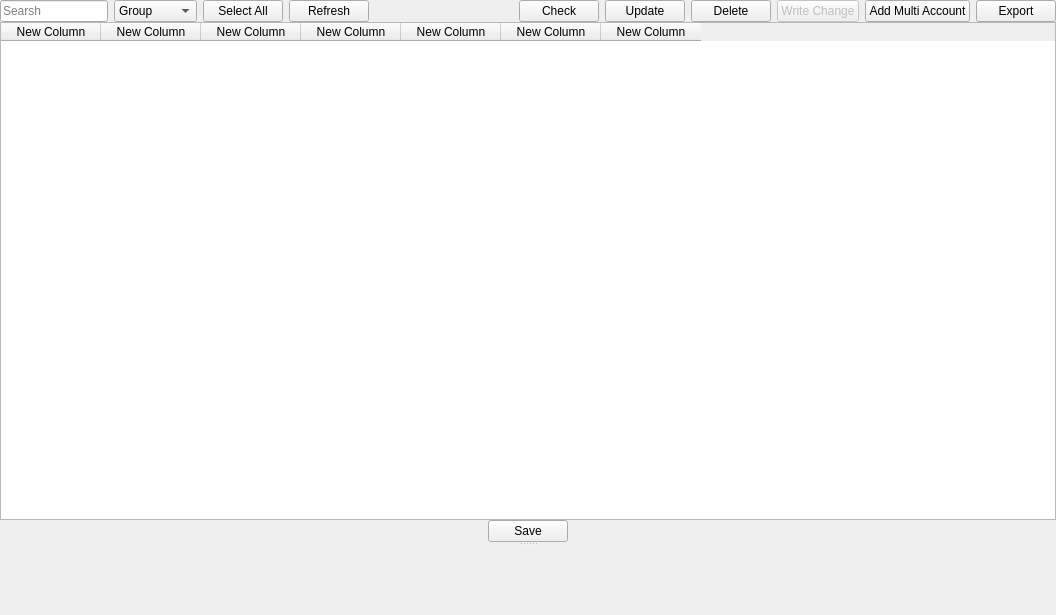
<?xml version="1.0" encoding="UTF-8"?>
<ui version="4.0">
 <class>Form</class>
 <widget class="QWidget" name="Form">
  <property name="enabled">
   <bool>true</bool>
  </property>
  <property name="geometry">
   <rect>
    <x>0</x>
    <y>0</y>
    <width>1056</width>
    <height>615</height>
   </rect>
  </property>
  <property name="windowTitle">
   <string>Form</string>
  </property>
  <property name="styleSheet">
   <string notr="true">QPushButton l{
		border:none;
		border-radius: 3px;
		text-align: left;
		padding: 8px 0 8px 15px;
		color: #788596;
	}

	QPushButton:hover {
		background-color: rgba( 86, 101, 115, 0.5);
	}

	QPushButton:checked {
		color: #fff;
	}
QScrollArea{
border: none;
}</string>
  </property>
  <layout class="QGridLayout" name="gridLayout">
   <property name="leftMargin">
    <number>0</number>
   </property>
   <property name="topMargin">
    <number>0</number>
   </property>
   <property name="rightMargin">
    <number>0</number>
   </property>
   <property name="bottomMargin">
    <number>0</number>
   </property>
   <property name="spacing">
    <number>0</number>
   </property>
   <item row="0" column="0">
    <widget class="QSplitter" name="splitter">
     <property name="orientation">
      <enum>Qt::Vertical</enum>
     </property>
     <widget class="QWidget" name="widget" native="true">
      <property name="minimumSize">
       <size>
        <width>0</width>
        <height>0</height>
       </size>
      </property>
      <layout class="QVBoxLayout" name="verticalLayout">
       <property name="spacing">
        <number>0</number>
       </property>
       <property name="leftMargin">
        <number>0</number>
       </property>
       <property name="topMargin">
        <number>0</number>
       </property>
       <property name="rightMargin">
        <number>0</number>
       </property>
       <property name="bottomMargin">
        <number>0</number>
       </property>
       <item>
        <widget class="QWidget" name="widget_2" native="true">
         <layout class="QHBoxLayout" name="horizontalLayout_3">
          <property name="spacing">
           <number>0</number>
          </property>
          <property name="leftMargin">
           <number>0</number>
          </property>
          <property name="topMargin">
           <number>0</number>
          </property>
          <property name="rightMargin">
           <number>0</number>
          </property>
          <property name="bottomMargin">
           <number>0</number>
          </property>
          <item alignment="Qt::AlignLeft">
           <widget class="QWidget" name="widget_3" native="true">
            <layout class="QHBoxLayout" name="horizontalLayout">
             <property name="leftMargin">
              <number>0</number>
             </property>
             <property name="topMargin">
              <number>0</number>
             </property>
             <property name="rightMargin">
              <number>0</number>
             </property>
             <property name="bottomMargin">
              <number>0</number>
             </property>
             <item>
              <widget class="QLineEdit" name="lineEdit">
               <property name="text">
                <string/>
               </property>
               <property name="placeholderText">
                <string>Searsh</string>
               </property>
              </widget>
             </item>
             <item>
              <widget class="QComboBox" name="comboBox">
               <item>
                <property name="text">
                 <string>Group</string>
                </property>
               </item>
               <item>
                <property name="text">
                 <string>Name</string>
                </property>
               </item>
               <item>
                <property name="text">
                 <string>email</string>
                </property>
               </item>
               <item>
                <property name="text">
                 <string>password</string>
                </property>
               </item>
               <item>
                <property name="text">
                 <string>Usename</string>
                </property>
               </item>
               <item>
                <property name="text">
                 <string>Cookies</string>
                </property>
               </item>
              </widget>
             </item>
             <item>
              <widget class="QPushButton" name="Select">
               <property name="text">
                <string>Select All</string>
               </property>
              </widget>
             </item>
             <item>
              <widget class="QPushButton" name="Refresh">
               <property name="text">
                <string>Refresh</string>
               </property>
              </widget>
             </item>
            </layout>
           </widget>
          </item>
          <item alignment="Qt::AlignRight">
           <widget class="QWidget" name="widget_4" native="true">
            <layout class="QHBoxLayout" name="horizontalLayout_2">
             <property name="leftMargin">
              <number>0</number>
             </property>
             <property name="topMargin">
              <number>0</number>
             </property>
             <property name="rightMargin">
              <number>0</number>
             </property>
             <property name="bottomMargin">
              <number>0</number>
             </property>
             <item>
              <widget class="QPushButton" name="Checker">
               <property name="text">
                <string>Check</string>
               </property>
              </widget>
             </item>
             <item>
              <widget class="QPushButton" name="Update_all">
               <property name="styleSheet">
                <string notr="true">QPushButton:checked{
background-color: rgb(255, 0, 0);
}
</string>
               </property>
               <property name="text">
                <string>Update</string>
               </property>
               <property name="checkable">
                <bool>true</bool>
               </property>
               <property name="checked">
                <bool>false</bool>
               </property>
              </widget>
             </item>
             <item>
              <widget class="QPushButton" name="Delete_all">
               <property name="styleSheet">
                <string notr="true">QPushButton:checked{
background-color: rgb(255, 0, 0);
}
</string>
               </property>
               <property name="text">
                <string>Delete</string>
               </property>
               <property name="checkable">
                <bool>true</bool>
               </property>
              </widget>
             </item>
             <item>
              <widget class="QPushButton" name="Write_Change">
               <property name="enabled">
                <bool>false</bool>
               </property>
               <property name="text">
                <string>Write Change</string>
               </property>
              </widget>
             </item>
             <item>
              <widget class="QPushButton" name="AddMultiAccount">
               <property name="toolTip">
                <string>&lt;!DOCTYPE HTML PUBLIC &quot;-//W3C//DTD HTML 4.0//EN&quot; &quot;http://www.w3.org/TR/REC-html40/strict.dtd&quot;&gt;
&lt;html&gt;&lt;head&gt;&lt;meta name=&quot;qrichtext&quot; content=&quot;1&quot; /&gt;&lt;style type=&quot;text/css&quot;&gt;
p, li { white-space: pre-wrap; }
&lt;/style&gt;&lt;/head&gt;&lt;body style=&quot; font-family:'MS Shell Dlg 2'; font-size:8pt; font-weight:400; font-style:normal;&quot;&gt;
&lt;p style=&quot; margin-top:0px; margin-bottom:0px; margin-left:0px; margin-right:0px; -qt-block-indent:0; text-indent:0px;&quot;&gt;Format:&lt;/p&gt;
&lt;p style=&quot; margin-top:0px; margin-bottom:0px; margin-left:0px; margin-right:0px; -qt-block-indent:0; text-indent:0px;&quot;&gt;&lt;span style=&quot; font-weight:600;&quot;&gt;Group&lt;/span&gt;:&lt;span style=&quot; font-weight:600;&quot;&gt;Name&lt;/span&gt;:&lt;span style=&quot; font-weight:600;&quot;&gt;Email&lt;/span&gt;:&lt;span style=&quot; font-weight:600;&quot;&gt;Password&lt;/span&gt;:&lt;span style=&quot; font-weight:600;&quot;&gt;UserName&lt;/span&gt;:&lt;span style=&quot; font-weight:600;&quot;&gt;Cookies&lt;/span&gt;:&lt;span style=&quot; font-weight:600;&quot;&gt;Type:Insta&lt;/span&gt;&lt;/p&gt;&lt;/body&gt;&lt;/html&gt;</string>
               </property>
               <property name="text">
                <string>Add Multi Account</string>
               </property>
              </widget>
             </item>
             <item>
              <widget class="QPushButton" name="Export">
               <property name="text">
                <string>Export</string>
               </property>
              </widget>
             </item>
            </layout>
           </widget>
          </item>
         </layout>
        </widget>
       </item>
       <item>
        <widget class="QTableWidget" name="table">
         <column>
          <property name="text">
           <string>New Column</string>
          </property>
         </column>
         <column>
          <property name="text">
           <string>New Column</string>
          </property>
         </column>
         <column>
          <property name="text">
           <string>New Column</string>
          </property>
         </column>
         <column>
          <property name="text">
           <string>New Column</string>
          </property>
         </column>
         <column>
          <property name="text">
           <string>New Column</string>
          </property>
         </column>
         <column>
          <property name="text">
           <string>New Column</string>
          </property>
         </column>
         <column>
          <property name="text">
           <string>New Column</string>
          </property>
         </column>
        </widget>
       </item>
       <item alignment="Qt::AlignHCenter">
        <widget class="QPushButton" name="Save">
         <property name="text">
          <string>Save</string>
         </property>
        </widget>
       </item>
      </layout>
     </widget>
     <widget class="QWidget" name="widget_Info" native="true"/>
    </widget>
   </item>
  </layout>
 </widget>
 <resources/>
 <connections/>
</ui>
